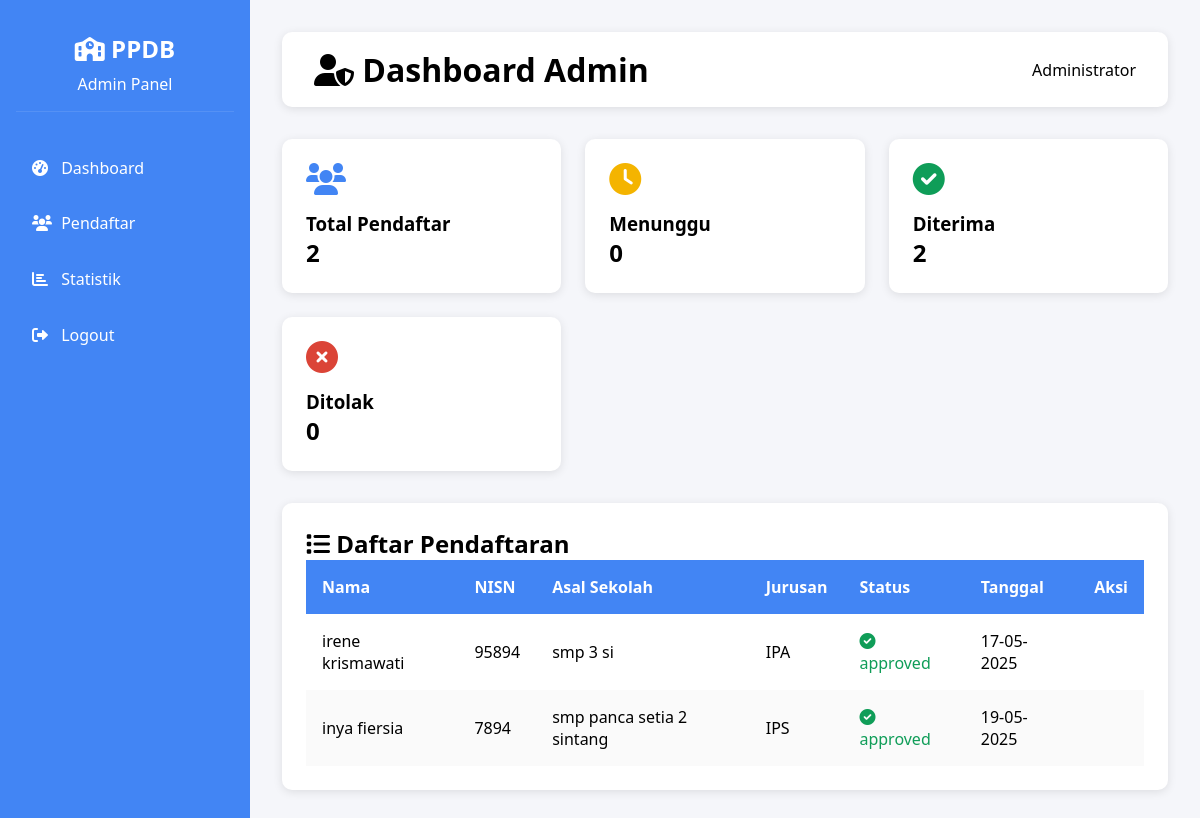
The app's page /admin/dashboard (signed in), older data.
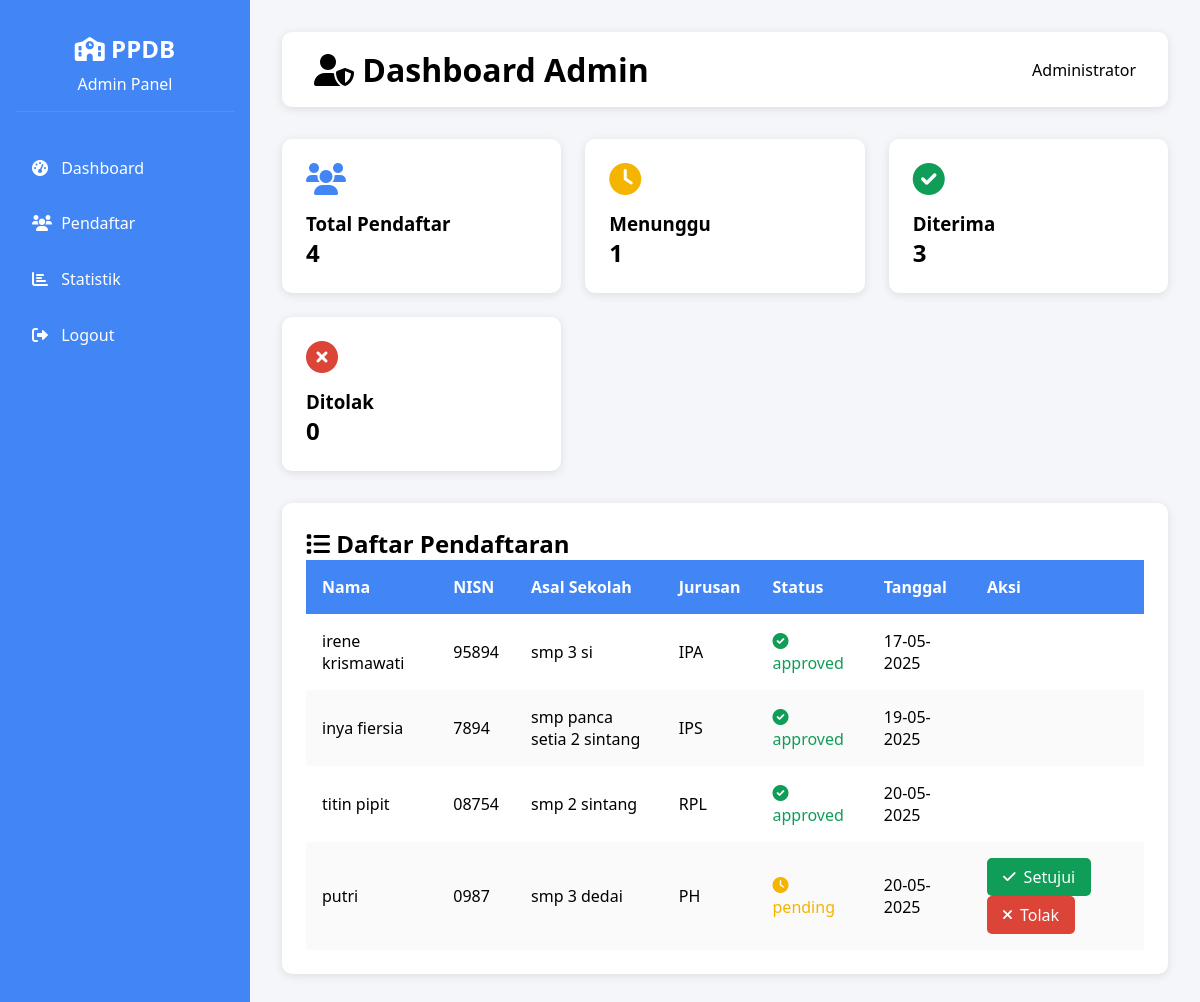
The same page, newer data.
### app/models.py (models this page shows)
class User(UserMixin, db.Model):
    __tablename__ = 'users'
    id = db.Column(db.Integer, primary_key=True)
    username = db.Column(db.String(80), unique=True, nullable=False)
    email = db.Column(db.String(120), unique=True, nullable=False)
    password = db.Column(db.String(200), nullable=False)
    name = db.Column(db.String(100))
    role = db.Column(db.String(20), default='user')  # 'admin' or 'user'
    is_active = db.Column(db.Boolean, default=True)
    pendaftarans = db.relationship('Pendaftaran', backref='user', lazy=True)
    def is_admin(self):
        return self.role == 'admin'

class Pendaftaran(db.Model):
    __tablename__ = 'pendaftaran'
    id = db.Column(db.Integer, primary_key=True)
    nama = db.Column(db.String(100), nullable=False)
    nisn = db.Column(db.String(20), nullable=False, unique=True)
    asal_sekolah = db.Column(db.String(100), nullable=False)
    alamat = db.Column(db.String(200), nullable=False)
    no_hp = db.Column(db.String(20), nullable=False)
    pilihan_jurusan = db.Column(db.String(50), nullable=False)
    status = db.Column(db.String(20), default='pending')  # pending, approved, rejected
    user_id = db.Column(db.Integer, db.ForeignKey('users.id'), nullable=False)
    tanggal_daftar = db.Column(db.DateTime, default=db.func.current_timestamp())

### app/routes/admin.py (the view)
@admin_bp.route('/dashboard')
@login_required
@admin_required
def dashboard():
    pendaftarans = Pendaftaran.query.all()
    return render_template('dashboard_admin.html',
        pendaftarans=pendaftarans,
        current_user=current_user
    )

### app/__init__.py (called while the page is built)
def create_app():
    app = Flask(__name__)
    app.config['SECRET_KEY'] = 'your-secret-key'
    app.config['SQLALCHEMY_DATABASE_URI'] = 'sqlite:///ppdb.db'
    app.config['SQLALCHEMY_TRACK_MODIFICATIONS'] = False
    db.init_app(app)
    login_manager.init_app(app)
    login_manager.login_view = 'auth_bp.login'
    from app.models import User
    @login_manager.user_loader
    def load_user(user_id):
        return User.query.get(int(user_id))
    from app.routes.main import main_bp
    from app.routes.auth import auth_bp
    from app.routes.admin import admin_bp
    app.register_blueprint(main_bp)
    app.register_blueprint(auth_bp)
    app.register_blueprint(admin_bp)
    return app

### app/routes/auth.py (called while the page is built)
def admin_required(f):
    @wraps(f)
    def decorated_function(*args, **kwargs):
        if not current_user.is_authenticated or not current_user.is_admin():
            abort(403)  # Forbidden
        return f(*args, **kwargs)
    return decorated_function

### app/templates/dashboard_admin.html (shortened to what this page needs)
<!DOCTYPE html>
<html lang="id">
<head>
    <link rel="stylesheet" href="https://cdnjs.cloudflare.com/ajax/libs/font-awesome/6.0.0/css/all.min.css">
</head>
<body>
    <div class="wrapper">
        <div class="sidebar">
            <div class="sidebar-header">
                <h2><i class="fas fa-school"></i> PPDB</h2>
                <p>Admin Panel</p>
            </div>
            <nav class="nav-menu">
                <a href="#" class="nav-item">
                    <i class="fas fa-tachometer-alt"></i> Dashboard
                </a>
                <a href="#" class="nav-item">
                    <i class="fas fa-users"></i> Pendaftar
                </a>
                <a href="#" class="nav-item">
                    <i class="fas fa-chart-bar"></i> Statistik
                </a>
                <a href="{{ url_for('auth_bp.logout') }}" class="nav-item">
                    <i class="fas fa-sign-out-alt"></i> Logout
                </a>
            </nav>
        </div>
        <div class="main-content">
            <div class="header">
                <h1><i class="fas fa-user-shield"></i> Dashboard Admin</h1>
                <div class="user-info">
                    <span>{{ current_user.name }}</span>
                </div>
            </div>
            <div class="stats-grid">
                <div class="stat-card">
                    <i class="fas fa-users" style="color: var(--primary-color)"></i>
                    <h3>Total Pendaftar</h3>
                    <h2>{{ pendaftarans|length }}</h2>
                </div>
                <div class="stat-card">
                    <i class="fas fa-clock" style="color: var(--warning-color)"></i>
                    <h3>Menunggu</h3>
                    <h2>{{ pendaftarans|selectattr('status', 'equalto', 'pending')|list|length }}</h2>
                </div>
                <div class="stat-card">
                    <i class="fas fa-check-circle" style="color: var(--success-color)"></i>
                    <h3>Diterima</h3>
                    <h2>{{ pendaftarans|selectattr('status', 'equalto', 'approved')|list|length }}</h2>
                </div>
                <div class="stat-card">
                    <i class="fas fa-times-circle" style="color: var(--danger-color)"></i>
                    <h3>Ditolak</h3>
                    <h2>{{ pendaftarans|selectattr('status', 'equalto', 'rejected')|list|length }}</h2>
                </div>
            </div>
            <div class="table-container">
                <h2><i class="fas fa-list"></i> Daftar Pendaftaran</h2>
                {% if pendaftarans %}
                <table>
                    <thead>
                        <tr>
                            <th>Nama</th>
                            <th>NISN</th>
                            <th>Asal Sekolah</th>
                            <th>Jurusan</th>
                            <th>Status</th>
                            <th>Tanggal</th>
                            <th>Aksi</th>
                        </tr>
                    </thead>
                    <tbody>
                        {% for p in pendaftarans %}
                        <tr>
                            <td>{{ p.nama }}</td>
                            <td>{{ p.nisn }}</td>
                            <td>{{ p.asal_sekolah }}</td>
                            <td>{{ p.pilihan_jurusan }}</td>
                            <td class="status-{{ p.status }}">
                                <i class="fas fa-{% if p.status == 'pending' %}clock{% elif p.status == 'approved' %}check-circle{% else %}times-circle{% endif %}"></i>
                                {{ p.status }}
                            </td>
                            <td>{{ p.tanggal_daftar.strftime('%d-%m-%Y') }}</td>
                            <td>
                                {% if p.status == 'pending' %}
                                <a href="{{ url_for('admin.approve_pendaftaran', id=p.id) }}" class="btn btn-approve">
                                    <i class="fas fa-check"></i> Setujui
                                </a>
                                <a href="{{ url_for('admin.reject_pendaftaran', id=p.id) }}" class="btn btn-reject">
                                    <i class="fas fa-times"></i> Tolak
                                </a>
                                {% endif %}
                            </td>
                        </tr>
                        {% endfor %}
                    </tbody>
                </table>
                {% else %}
                <p>Belum ada pendaftaran.</p>
                {% endif %}
            </div>
        </div>
    </div>
</body>
</html>

### app/templates/dashboard_admin.html (style rules this page uses)
:root { --primary-color: #4285f4; --secondary-color: #9b59b6; --success-color: #0f9d58; --danger-color: #db4437; --warning-color: #f4b400; --light-bg: #f5f6fa; --white: #ffffff; --dark: #2c3e50; }
* { margin: 0; padding: 0; box-sizing: border-box; font-family: 'Segoe UI', sans-serif; }
body { background: var(--light-bg); }
.wrapper { display: flex; min-height: 100vh; }
.sidebar { width: 250px; background: var(--primary-color); color: var(--white); padding: 1rem; }
.sidebar-header { text-align: center; padding: 1rem 0; border-bottom: 1px solid rgba(255,255,255,0.1); }
.sidebar-header h2 { font-size: 1.5rem; margin-bottom: 0.5rem; }
.nav-menu { margin-top: 2rem; }
.nav-item { display: block; padding: 0.8rem 1rem; color: var(--white); text-decoration: none; border-radius: 5px; margin-bottom: 0.5rem; transition: all 0.3s; }
.nav-item i { width: 25px; }
.main-content { flex: 1; padding: 2rem; }
.header { background: var(--white); padding: 1rem 2rem; border-radius: 10px; box-shadow: 0 2px 10px rgba(0,0,0,0.1); margin-bottom: 2rem; display: flex; justify-content: space-between; align-items: center; }
.stats-grid { display: grid; grid-template-columns: repeat(auto-fit, minmax(240px, 1fr)); gap: 1.5rem; margin-bottom: 2rem; }
.stat-card { background: var(--white); padding: 1.5rem; border-radius: 10px; box-shadow: 0 2px 10px rgba(0,0,0,0.1); }
.stat-card i { font-size: 2rem; margin-bottom: 1rem; }
.table-container { background: var(--white); padding: 1.5rem; border-radius: 10px; box-shadow: 0 2px 10px rgba(0,0,0,0.1); }
table { width: 100%; border-collapse: collapse; }
th, td { padding: 1rem; text-align: left; }
th { background: var(--primary-color); color: var(--white); }
tr:nth-child(even) { background: rgba(0,0,0,0.02); }
.status-pending { color: var(--warning-color); }
.status-approved { color: var(--success-color); }
.btn { padding: 0.5rem 1rem; border-radius: 5px; text-decoration: none; color: var(--white); font-weight: 500; display: inline-flex; align-items: center; gap: 0.5rem; }
.btn-approve { background: var(--success-color); }
.btn-reject { background: var(--danger-color); }
.btn i { font-size: 0.9rem; }

Row changes from the older to the newer data that the page shows:
added Pendaftaran: nama "titin pipit", nisn "08754", asal_sekolah "smp 2 sintang", pilihan_jurusan "RPL", status "approved", tanggal_daftar "20-05-2025"
added Pendaftaran: nama "putri", nisn "0987", asal_sekolah "smp 3 dedai", pilihan_jurusan "PH", status "pending", tanggal_daftar "20-05-2025"
Text that changed along with them:
{{ pendaftarans|length }}: "2" → "4"
{{ pendaftarans|selectattr('status', 'equalto', 'pending')|list|length }}: "0" → "1"
{{ pendaftarans|selectattr('status', 'equalto', 'approved')|list|length }}: "2" → "3"
